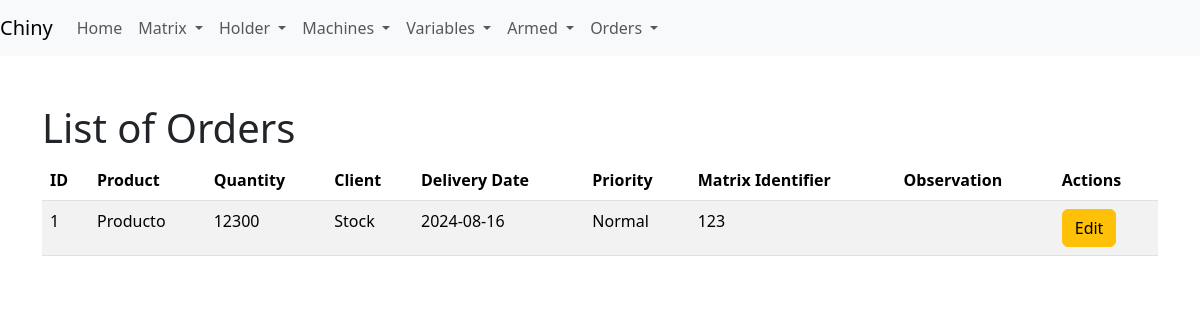
Screenshot of /list_orders with the database file from the repository.
### app/models.py (models this page shows)
class Order(db.Model):
    __tablename__ = 'orders'
    id = db.Column(db.Integer, primary_key=True)
    product = db.Column(db.String(120), nullable=False)
    quantity = db.Column(db.Integer, nullable=False)
    client = db.Column(db.String(120), nullable=False)
    delivery_date = db.Column(db.Date, nullable=False)
    priority = db.Column(db.String(10), nullable=False, default='Normal')  # Puede ser 'High', 'Normal', o 'Low'
    matrix_identifier = db.Column(db.String(5), db.ForeignKey('matrix.identifier'), nullable=False)
    observation = db.Column(db.String(255), nullable=True)
    matrix = db.relationship('Matrix', backref='orders')

### app/routes.py (the view)
@app.route('/list_orders')
def list_orders():
    orders = Order.query.all()
    return render_template('list_orders.html', orders=orders)

### app/templates/list_orders.html (shortened to what this page needs)
<!DOCTYPE html>
<html lang="en">
<head>
    <link rel="stylesheet" href="{{ url_for('static', filename='css/bootstrap.min.css') }}">
</head>
<body>
    {% include 'navbar.html' %}
    <div class="container mt-5">
        <h1>List of Orders</h1>
        <table class="table table-striped">
            <thead>
                <tr>
                    <th>ID</th>
                    <th>Product</th>
                    <th>Quantity</th>
                    <th>Client</th>
                    <th>Delivery Date</th>
                    <th>Priority</th>
                    <th>Matrix Identifier</th>
                    <th>Observation</th>
                    <th>Actions</th>
                </tr>
            </thead>
            <tbody>
                {% for order in orders %}
                <tr>
                    <td>{{ order.id }}</td>
                    <td>{{ order.product }}</td>
                    <td>{{ order.quantity }}</td>
                    <td>{{ order.client }}</td>
                    <td>{{ order.delivery_date }}</td>
                    <td>{{ order.priority }}</td>
                    <td>{{ order.matrix_identifier }}</td>
                    <td>{{ order.observation }}</td>
                    <td>
                        <a href="{{ url_for('edit_order', order_id=order.id) }}" class="btn btn-warning">Edit</a>
                    </td>
                </tr>
                {% endfor %}
            </tbody>
        </table>
    </div>
</body>
</html>

### rows the page displays
Order: id "1", product "Producto", quantity "12300", client "Stock", delivery_date "2024-08-16", priority "Normal", matrix_identifier "123"
